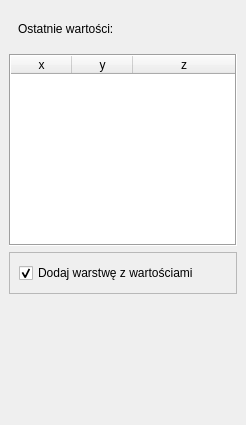
<?xml version="1.0" encoding="UTF-8"?>
<ui version="4.0">
 <class>leftPanel</class>
 <widget class="QDockWidget" name="leftPanel">
  <property name="windowModality">
   <enum>Qt::NonModal</enum>
  </property>
  <property name="geometry">
   <rect>
    <x>0</x>
    <y>0</y>
    <width>240</width>
    <height>425</height>
   </rect>
  </property>
  <property name="sizePolicy">
   <sizepolicy hsizetype="MinimumExpanding" vsizetype="Minimum">
    <horstretch>0</horstretch>
    <verstretch>0</verstretch>
   </sizepolicy>
  </property>
  <property name="minimumSize">
   <size>
    <width>240</width>
    <height>243</height>
   </size>
  </property>
  <property name="windowTitle">
   <string>Oblicz wysokość</string>
  </property>
  <widget class="QWidget" name="dockWidgetContents">
   <layout class="QGridLayout" name="gridLayout">
    <item row="1" column="0">
     <widget class="QTableWidget" name="tableWidget">
      <property name="sizePolicy">
       <sizepolicy hsizetype="Expanding" vsizetype="Expanding">
        <horstretch>0</horstretch>
        <verstretch>0</verstretch>
       </sizepolicy>
      </property>
      <property name="frameShape">
       <enum>QFrame::Box</enum>
      </property>
      <property name="frameShadow">
       <enum>QFrame::Sunken</enum>
      </property>
      <property name="autoScroll">
       <bool>true</bool>
      </property>
      <property name="alternatingRowColors">
       <bool>false</bool>
      </property>
      <property name="sortingEnabled">
       <bool>true</bool>
      </property>
      <property name="rowCount">
       <number>0</number>
      </property>
      <attribute name="horizontalHeaderVisible">
       <bool>true</bool>
      </attribute>
      <attribute name="horizontalHeaderCascadingSectionResizes">
       <bool>false</bool>
      </attribute>
      <attribute name="horizontalHeaderDefaultSectionSize">
       <number>61</number>
      </attribute>
      <attribute name="horizontalHeaderMinimumSectionSize">
       <number>61</number>
      </attribute>
      <attribute name="horizontalHeaderShowSortIndicator" stdset="0">
       <bool>true</bool>
      </attribute>
      <attribute name="horizontalHeaderStretchLastSection">
       <bool>true</bool>
      </attribute>
      <attribute name="verticalHeaderVisible">
       <bool>true</bool>
      </attribute>
      <attribute name="verticalHeaderCascadingSectionResizes">
       <bool>false</bool>
      </attribute>
      <attribute name="verticalHeaderMinimumSectionSize">
       <number>23</number>
      </attribute>
      <attribute name="verticalHeaderStretchLastSection">
       <bool>false</bool>
      </attribute>
      <column>
       <property name="text">
        <string>x</string>
       </property>
      </column>
      <column>
       <property name="text">
        <string>y</string>
       </property>
      </column>
      <column>
       <property name="text">
        <string>z</string>
       </property>
      </column>
     </widget>
    </item>
    <item row="3" column="0">
     <spacer name="verticalSpacer">
      <property name="orientation">
       <enum>Qt::Vertical</enum>
      </property>
      <property name="sizeHint" stdset="0">
       <size>
        <width>20</width>
        <height>40</height>
       </size>
      </property>
     </spacer>
    </item>
    <item row="0" column="0">
     <widget class="QFrame" name="frame">
      <property name="minimumSize">
       <size>
        <width>0</width>
        <height>39</height>
       </size>
      </property>
      <property name="maximumSize">
       <size>
        <width>16777215</width>
        <height>39</height>
       </size>
      </property>
      <property name="frameShape">
       <enum>QFrame::NoFrame</enum>
      </property>
      <property name="frameShadow">
       <enum>QFrame::Raised</enum>
      </property>
      <layout class="QGridLayout" name="gridLayout_2">
       <item row="0" column="0">
        <widget class="QLabel" name="label">
         <property name="text">
          <string>Ostatnie wartości:</string>
         </property>
        </widget>
       </item>
       <item row="0" column="1">
        <spacer name="horizontalSpacer">
         <property name="orientation">
          <enum>Qt::Horizontal</enum>
         </property>
         <property name="sizeHint" stdset="0">
          <size>
           <width>51</width>
           <height>17</height>
          </size>
         </property>
        </spacer>
       </item>
       <item row="0" column="2">
        <widget class="QPushButton" name="copyButton">
         <property name="maximumSize">
          <size>
           <width>22</width>
           <height>25</height>
          </size>
         </property>
         <property name="toolTip">
          <string>Kopiuj do schowka</string>
         </property>
         <property name="text">
          <string/>
         </property>
         <property name="icon">
          <iconset>
           <normaloff>../icons/mActionEditCopy.svg</normaloff>../icons/mActionEditCopy.svg</iconset>
         </property>
         <property name="iconSize">
          <size>
           <width>18</width>
           <height>18</height>
          </size>
         </property>
         <property name="flat">
          <bool>true</bool>
         </property>
        </widget>
       </item>
       <item row="0" column="3">
        <widget class="QPushButton" name="clearButton">
         <property name="maximumSize">
          <size>
           <width>22</width>
           <height>25</height>
          </size>
         </property>
         <property name="toolTip">
          <string>Wyczyść tabelę</string>
         </property>
         <property name="text">
          <string/>
         </property>
         <property name="icon">
          <iconset>
           <normaloff>../icons/mActionDeleteSelected.png</normaloff>../icons/mActionDeleteSelected.png</iconset>
         </property>
         <property name="iconSize">
          <size>
           <width>18</width>
           <height>18</height>
          </size>
         </property>
         <property name="flat">
          <bool>true</bool>
         </property>
        </widget>
       </item>
      </layout>
     </widget>
    </item>
    <item row="2" column="0">
     <widget class="QFrame" name="frame_2">
      <property name="minimumSize">
       <size>
        <width>0</width>
        <height>28</height>
       </size>
      </property>
      <property name="frameShape">
       <enum>QFrame::StyledPanel</enum>
      </property>
      <property name="frameShadow">
       <enum>QFrame::Raised</enum>
      </property>
      <layout class="QGridLayout" name="gridLayout_3">
       <item row="0" column="0">
        <widget class="QCheckBox" name="checkBox">
         <property name="text">
          <string>Dodaj warstwę z wartościami</string>
         </property>
         <property name="checked">
          <bool>true</bool>
         </property>
        </widget>
       </item>
       <item row="0" column="1">
        <widget class="QPushButton" name="clearLayer">
         <property name="maximumSize">
          <size>
           <width>22</width>
           <height>25</height>
          </size>
         </property>
         <property name="toolTip">
          <string>Wyczyść warstwę z wartościami</string>
         </property>
         <property name="text">
          <string/>
         </property>
         <property name="icon">
          <iconset>
           <normaloff>../icons/mActionDeleteSelected.png</normaloff>../icons/mActionDeleteSelected.png</iconset>
         </property>
         <property name="iconSize">
          <size>
           <width>18</width>
           <height>18</height>
          </size>
         </property>
         <property name="flat">
          <bool>true</bool>
         </property>
        </widget>
       </item>
      </layout>
     </widget>
    </item>
   </layout>
  </widget>
 </widget>
 <resources/>
 <connections/>
</ui>
